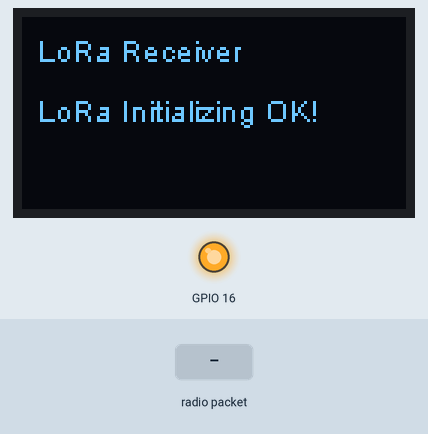
Bench run of a sketch on a simulated ESP32. Parts: 128×64 one-colour display, output pins drawn as LEDs (lit = HIGH). Inputs (shaded band) come from the test bench. No radio packets arrive unless stated; what the sketch prints to the serial monitor is not drawn.

Above: at 2.3 s.
2.4 s: radio packet "1" arrives
At 4.6 s:
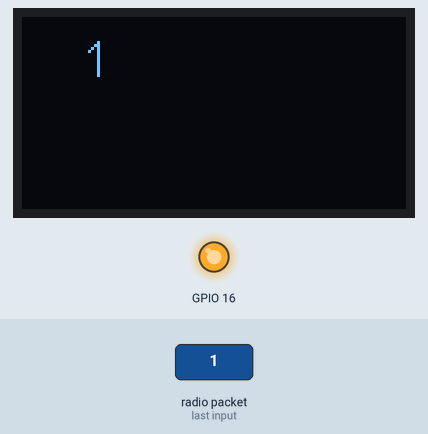
4.9 s: radio packet "0" arrives
At 6.6 s:
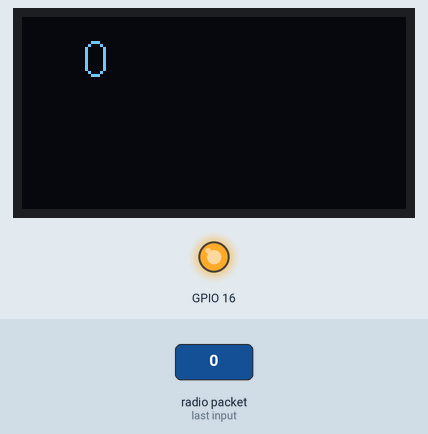
7.4 s: radio packet "2" arrives
At 9.7 s:
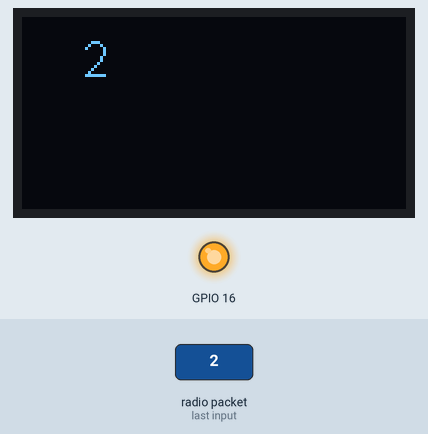
Timing chart, 0 to 11.2 s (numbered marks = the images above; inputs shaded):
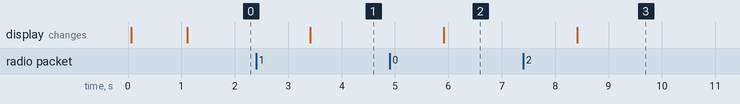

The sketch:

Yer_istasyonu.ino
```cpp
#include <SPI.h>
#include <LoRa.h>
#include "SSD1306.h"

SSD1306  display(0x3c, 4, 15);


#define SS      18
#define RST     14
#define DI0     26
#define BAND    433E6

char text[60];


void setup() {
  pinMode(16,OUTPUT);
  digitalWrite(16, LOW);    // set GPIO16 low to reset OLED
  delay(50);
  digitalWrite(16, HIGH);
  display.init();
  display.flipScreenVertically();
  display.setFont(ArialMT_Plain_10);
  display.setTextAlignment(TEXT_ALIGN_LEFT);

  Serial.begin(9600);
  while (!Serial); //if just the the basic function, must connect to a computer
  delay(1000);

  display.drawString(5,5,"LoRa Receiver");
  display.display();
  SPI.begin(5,19,27,18);
  LoRa.setPins(SS,RST,DI0);

  if (!LoRa.begin(BAND))
  {
    display.drawString(5,25,"Starting LoRa failed!");
    while (1);
  }

  display.drawString(5,25,"LoRa Initializing OK!");
  display.display();
}
void loop()
{

  //paket alınıp alınmadığını kontrol ediyor
  int packetSize = LoRa.parsePacket();
  //paket alındı ise
  if (packetSize)
  {
    // received a packets
    display.clear();
    display.setFont(ArialMT_Plain_16);


    // read packet

    while (LoRa.available())
   {

    {

    String data = LoRa.readString();
    Serial.println(data);
    display.drawString(20,5, data);
    display.display();
    }
   }

  }
}
```

Measured:
- after the input at 2.4 s, the display: changes after 1.0 s (image 1)
- after the input at 4.9 s, the display: changes after 1.0 s (image 2)
- after the input at 7.4 s, the display: changes after 1.0 s (image 3)
